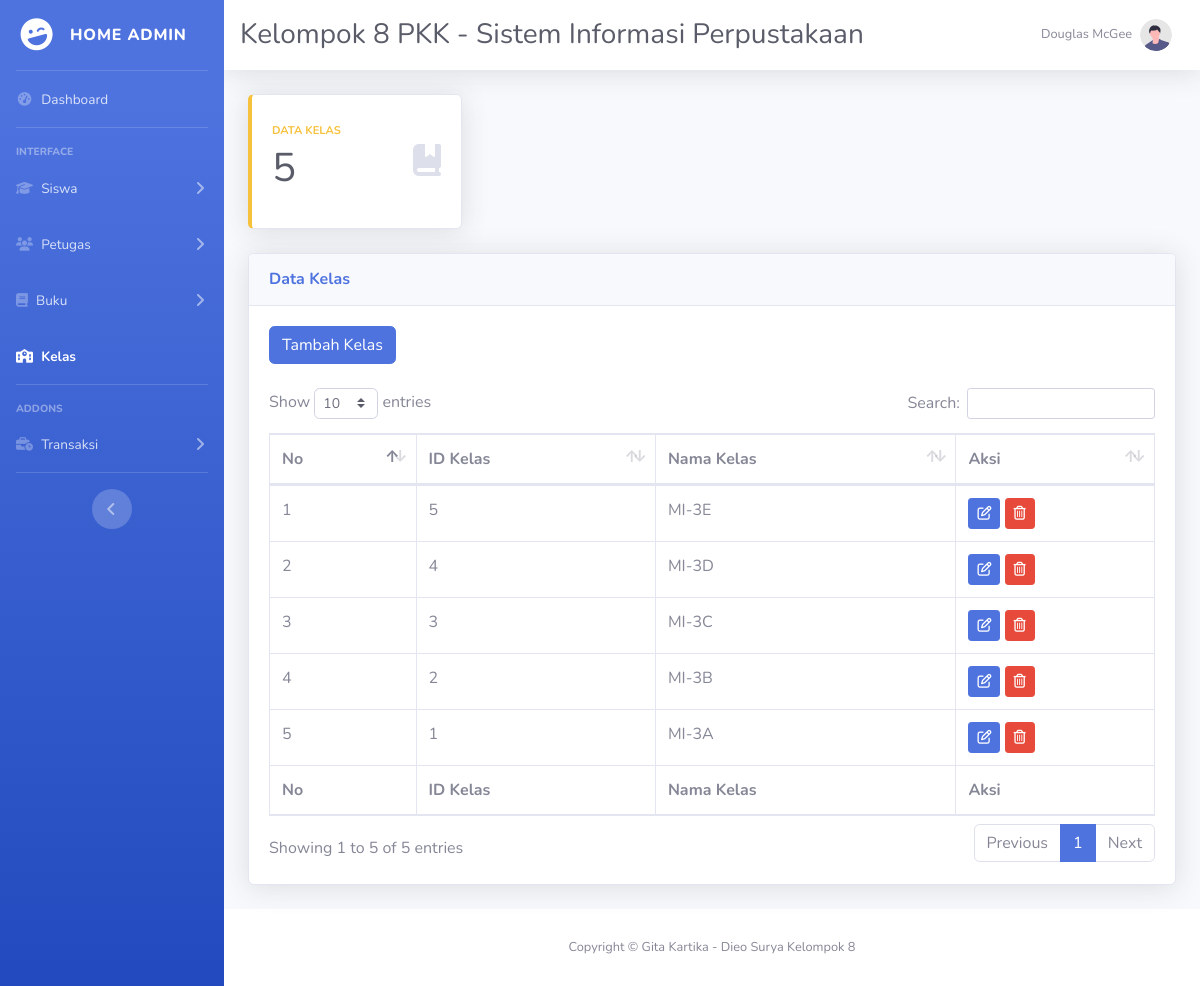
Screenshot of /admin/datakelas.php (signed in) with the database file from the repository.
### tables this page shows
CREATE TABLE `kelas` (
  `id_kelas` int(2) NOT NULL,
  `nama_kelas` varchar(50) NOT NULL
);

### function/function.php (called while the page is built, shortened)
<?php
include 'config.php';
function read($table, $orderby)
{
    global $db;
    $query = "SELECT * FROM $table ORDER BY $orderby DESC ";
    $cek = mysqli_query($db, $query);
    return $cek;
}

### admin/datakelas.php (the view, shortened to what this page needs)
<?php
include '../function/config.php';
include '../function/function.php';
?>
<!DOCTYPE html>
<html lang="en">
<head>
    <link href="vendor/fontawesome-free/css/all.min.css" rel="stylesheet" type="text/css" />
    <link href="../css/sb-admin-2.min.css" rel="stylesheet">
    <link href="../vendor/datatables/dataTables.bootstrap4.min.css" rel="stylesheet">
</head>
<body id="page-top">
    <div id="wrapper">
        <?php include("sidebar.php") ?>
        <div id="content-wrapper" class="d-flex flex-column">
            <?php include("topbar.php") ?>
            <div id="content">
                <div class="container-fluid">
                    <div class="row">
                        <div class="col-xl-3 col-md-6 mb-4">
                            <div class="card border-left-warning shadow h-100 py-2">
                                <div class="card-body">
                                    <div class="row no-gutters align-items-center">
                                        <div class="col mr-2">
                                            <div class="text-xs font-weight-bold text-warning text-uppercase mb-1">
                                                Data Kelas
                                            </div>
                                            <div class="h5 mb-0 font-weight-bold text-gray-800">
                                                <?php
                                                $query = read('kelas', 'id_kelas');
                                                $row = mysqli_num_rows($query);
                                                echo "<h1> " . $row . "</h1>";
                                                ?>
                                            </div>
                                        </div>
                                        <div class="col-auto">
                                            <i class="fa-solid fa-book-bookmark fa-2x text-gray-300"></i>
                                        </div>
                                    </div>
                                </div>
                            </div>
                        </div>
                    </div>
                    <div class="card shadow mb-4">
                        <div class="card-header py-3">
                            <h6 class="m-0 font-weight-bold text-primary">Data Kelas</h6>
                        </div>
                        <div class="card-body">
                            <div class="table-responsive">
                                <a href="add_kelas.php" class="btn btn-primary">
                                    Tambah Kelas
                                </a> <br><br>
                                <table class="table table-bordered" id="dataTable" width="100%" cellspacing="0">
                                    <thead>
                                        <tr>
                                            <th>No</th>
                                            <th>ID Kelas</th>
                                            <th>Nama Kelas</th>
                                            <th>Aksi</th>
                                        </tr>
                                    </thead>
                                    <tfoot>
                                        <tr>
                                            <th>No</th>
                                            <th>ID Kelas</th>
                                            <th>Nama Kelas</th>
                                            <th>Aksi</th>
                                        </tr>
                                    </tfoot>
                                    <tbody>
                                        <?php
                                        $ambil = read('kelas', 'id_kelas');
                                        $no = 1;
                                        while ($data = mysqli_fetch_assoc($ambil)) {
                                        ?>
                                            <tr>
                                                <td><?= $no;
                                                    $no++ ?></td>
                                                <td><?= $data['id_kelas'] ?></td>
                                                <td><?= $data['nama_kelas'] ?></td>
                                                <td colspan="2">
                                                    <a href='edit_kelas.php?id_kelas=<?php echo htmlspecialchars($data['id_kelas']); ?>' class="fa-solid fa-pen-to-square fa-xs btn btn-sm btn-primary" role="button"></a>
                                                    <a href='datakelas.php?id_kelas=<?php echo htmlspecialchars($data['id_kelas']); ?>' class="fa-solid fa-trash-can btn btn-sm btn-danger" role="button" onclick="return confirm('Are you sure want to delete this?')"></a>
                                                </td>
                                            </tr>
                                        <?php
                                        }
                                        ?>
                                    </tbody>
                                </table>
                            </div>
                        </div>
                    </div>
                </div>
            </div>
            <?php include("footer.php") ?>
        </div>
    </div>
</body>
</html>

### rows the page displays
kelas: id_kelas "5", nama_kelas "MI-3E"
kelas: id_kelas "4", nama_kelas "MI-3D"
kelas: id_kelas "3", nama_kelas "MI-3C"
kelas: id_kelas "2", nama_kelas "MI-3B"
kelas: id_kelas "1", nama_kelas "MI-3A"

### other values shown
$row "5"
